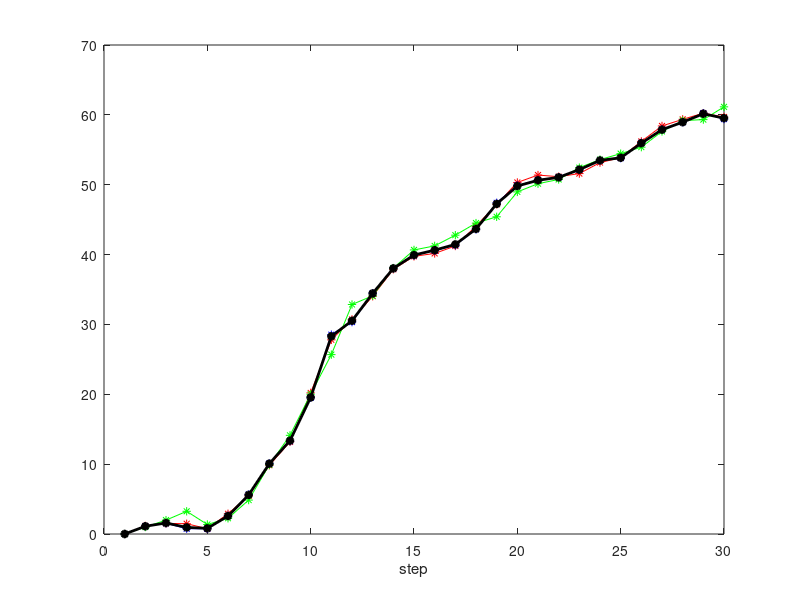

This figure's MATLAB source: (Note: this script raises an error after producing the figure.)
close all
clear
clc
 %一维 FK
%% 没有控制量，一直匀速直线运动，然后过程有干扰。纯估计位置
Q = [1 0;0 1]; %过程误差，Q矩阵
R = [0.1 0;0 0.1]; %观测误差，R矩阵
A = [1 1;0 1]; %A矩阵
H = [1 0;0 1]; %H矩阵
I = [1 0;0 1]; %单位矩阵
epoch = 30;
P = [1 0;0 1];
X = ones(epoch, 2); %生成位置和速度矩阵
X(1,:) =  [0 1];  %初始的实际位置和速度（从位置0开始，假定以匀速1运动）
Xa = ones(epoch, 2);  %用a表示头上的小帽子，后验
Xa(1,:) = [0 1];
Xa_ = ones(epoch, 2);  %先验
Xa_(1,:) = [0 1];  %初始化先验
Z = ones(epoch, 2); %测量的位置和速度
Z(1,:) = [0 1]; %初始测量的位置和速度
for k = 2:epoch
    %更新误差
    w1 = normrnd(0,sqrt(Q(1,1))); %位置过程误差
    w2 = normrnd(0,sqrt(Q(2,2))); %速度过程误差
    W = [w1 w2];
    v1 = normrnd(0,sqrt(R(1,1))); %观测位置过程误差
    v2 = normrnd(0,sqrt(R(2,2))); %观测速度过程误差
    V = [v1 v2];
    %更新实际位置、实际速度
    X(k,:) = (A*X(k-1,:)'+ W')';%----------------------------------------------------模型：实际状态更新方程
    %更新测量位置、测量速度
    Z(k,:) = (H*X(k,:)' + V')';%----------------------------------------------------模型：实际观测值更新方程
    %预测   
    Xa_(k,:) = (A*Xa(k-1,:)')'; %----------------------------------------------------公式1：一步预测方程 X^K|k-1  先验估计
    P_ = A*P*A' + Q;%----------------------------------------------------公式2：一步预测误差协方差矩阵 Pk|k-1  先验估计协方差矩阵
    %校正
    K = P_*H'*inv((H*P_)*H' + R);%----------------------------------------------------公式3：FK最优滤波增益 Kk
    P = (I -  K*H)*P_;%----------------------------------------------------公式4：PK|K 状态估计误差协方差,本来让其迹最小来求权重Kk的最优取值。由于已经求出解析解，故不需要再算该值。 后验估计误差协方差矩阵
    Xa(k,:) = (Xa_(k,:)' + K*(Z(k,:)' - H*Xa_(k,:)'))';%后验估计  
end
%通过以下三个值比较平均绝对误差。mae_Xa 小于mae_Xa_和mae_Z，说明融合有效
mae_Xa = sum(abs(Xa(:,1)-X(:,1)));
mae_Xa_ = sum(abs(Xa_(:,1)-X(:,1)));
mae_Z = sum(abs(Z(:,1)-X(:,1)));
plot(1:epoch, X(:,1), 'r*-', 1:epoch, Z(:,1), '-b*', 1:epoch, Xa_(:,1), '-g*', 1:epoch, Xa(:,1), '-k*','LineWidth',2)
 
hold on
xlabel step
ylabel 位置
legend('实际位置', '测量位置', '先验估计位置', '后验估计位置')